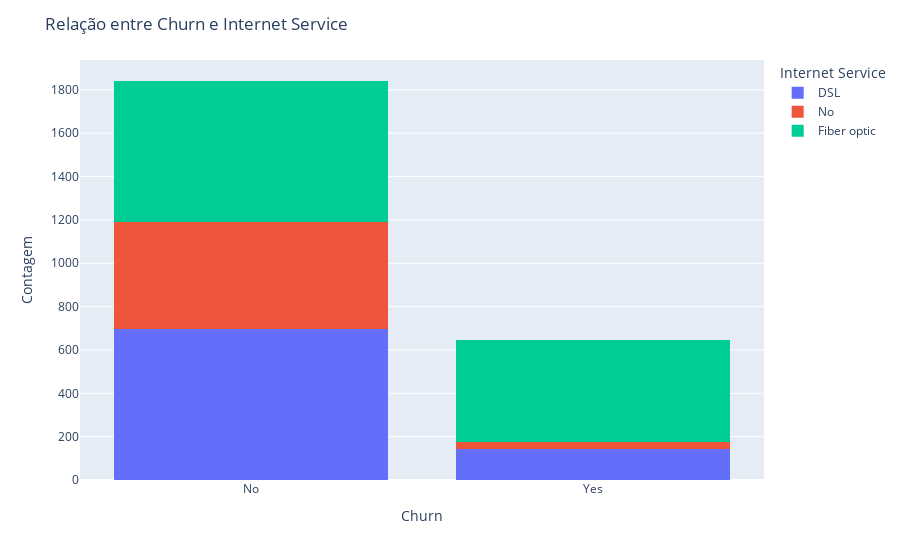

Notebook cell for this chart:
### Markdown cell above
E o serviço de internet?

### Code cell
fig = px.histogram(df, x='Churn', color='Internet_Service', barmode='stack')

# Layout
fig.update_layout(title='Relação entre Churn e Internet Service',
                  xaxis_title='Churn',
                  yaxis_title='Contagem',
                  legend_title='Internet Service')
fig.show()

### Figure 1 — Plotly figure (JSON) as saved in the notebook; plotly's stock layout.template omitted (floating-point values rounded to 4 significant figures; data arrays with more than 128 entries replaced by an {"elided": "..."} marker saying what was removed)
{"data": [{"bingroup": "x", "hovertemplate": "Internet_Service=DSL<br>Churn=%{x}<br>count=%{y}<extra></extra>", "legendgroup": "DSL", "marker": {"color": "#636efa", "pattern": {"shape": ""}}, "name": "DSL", "orientation": "v", "showlegend": true, "type": "histogram", "x": {"elided": "842 str values"}, "xaxis": "x", "yaxis": "y"}, {"bingroup": "x", "hovertemplate": "Internet_Service=No<br>Churn=%{x}<br>count=%{y}<extra></extra>", "legendgroup": "No", "marker": {"color": "#EF553B", "pattern": {"shape": ""}}, "name": "No", "orientation": "v", "showlegend": true, "type": "histogram", "x": {"elided": "527 str values"}, "xaxis": "x", "yaxis": "y"}, {"bingroup": "x", "hovertemplate": "Internet_Service=Fiber optic<br>Churn=%{x}<br>count=%{y}<extra></extra>", "legendgroup": "Fiber optic", "marker": {"color": "#00cc96", "pattern": {"shape": ""}}, "name": "Fiber optic", "orientation": "v", "showlegend": true, "type": "histogram", "x": {"elided": "1119 str values"}, "xaxis": "x", "yaxis": "y"}], "layout": {"barmode": "stack", "legend": {"title": {"text": "Internet Service"}, "tracegroupgap": 0}, "margin": {"t": 60}, "title": {"text": "Relação entre Churn e Internet Service"}, "xaxis": {"anchor": "y", "domain": [0, 1], "title": {"text": "Churn"}}, "yaxis": {"anchor": "x", "domain": [0, 1], "title": {"text": "Contagem"}}}}
